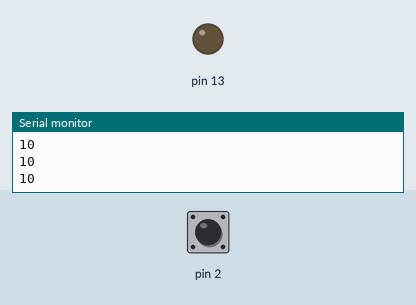
This sketch was run on a simulated Arduino Uno, built with avr-gcc and run on an emulated ATmega328P. Parts: output pins drawn as LEDs (lit = HIGH), the last lines printed to the serial monitor. Inputs (shaded band) come from the test bench; at power-on: pin 2 HIGH.

Above: at 1.2 s.
1.3 s: pin 2 pulled LOW for 0.15 s
At 1.38 s:
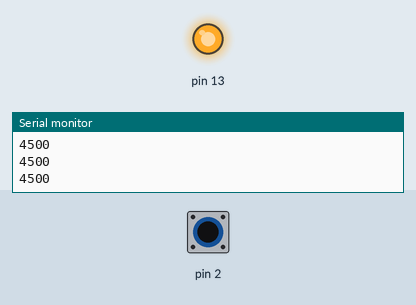
2.9 s: pin 2 pulled LOW for 3.2 s
At 6.7 s:
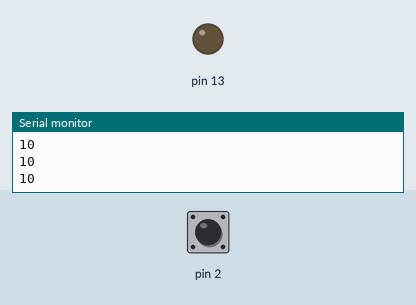
Timing chart, 0 to 8.2 s (numbered marks = the images above; inputs shaded):
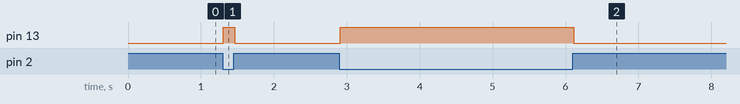

The sketch:

CapSenseLed1.ino
```cpp
#include <CapacitiveSensor.h>

/*
 * CapitiveSense Library Demo Sketch
 * Paul Badger 2008
 * Uses a high value resistor e.g. 10M between send pin and receive pin
 * Resistor effects sensitivity, experiment with values, 50K - 50M. Larger resistor values yield larger sensor values.
 * Receive pin is the sensor pin - try different amounts of foil/metal on this pin
 */


CapacitiveSensor   cs_4_2 = CapacitiveSensor(4,2);        // 10M resistor between pins 4 & 2, pin 2 is sensor pin, add a wire and or foil if desired
//CapacitiveSensor   cs_4_6 = CapacitiveSensor(4,6);        // 10M resistor between pins 4 & 6, pin 6 is sensor pin, add a wire and or foil
//CapacitiveSensor   cs_4_8 = CapacitiveSensor(4,8);        // 10M resistor between pins 4 & 8, pin 8 is sensor pin, add a wire and or foil

void setup()
{
   cs_4_2.set_CS_AutocaL_Millis(0xFFFFFFFF);     // turn off autocalibrate on channel 1 - just as an example
   Serial.begin(9600);
     pinMode(13, OUTPUT);

}

void loop()
{
    long start = millis();
    long total1 =  cs_4_2.capacitiveSensor(30);
    //long total2 =  cs_4_6.capacitiveSensor(30);
    //long total3 =  cs_4_8.capacitiveSensor(30);
    if (total1 > 59){
      digitalWrite(13, HIGH);
    }else{
      digitalWrite(13, LOW);

   // Serial.print(millis() - start);        // check on performance in milliseconds
    //Serial.print("\t");                    // tab character for debug windown spacing
                             // arbitrary delay to limit data to serial port
}


    Serial.println(total1);                  // print sensor output 1
   // Serial.print("\t");
   // Serial.print(total2);                  // print sensor output 2
    //Serial.print("\t");
    //Serial.println(total3);                // print sensor output 3

    delay(10);
}
```

Measured:
- after the input at 1.3 s, pin 13: LOW → HIGH at once, → LOW 0.16 s later
- after the input at 2.9 s, pin 13: LOW → HIGH at once, → LOW 3.2 s later
